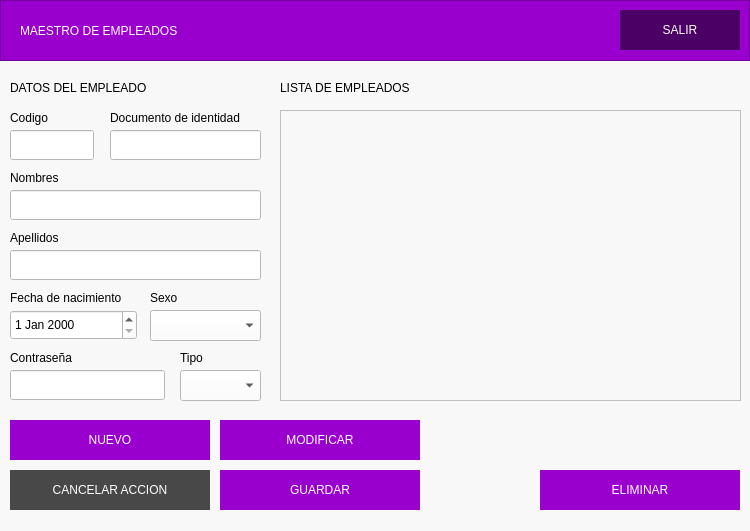
<?xml version="1.0" encoding="UTF-8"?>
<ui version="4.0">
 <class>MaestroEmpleadosView</class>
 <widget class="QWidget" name="MaestroEmpleadosView">
  <property name="geometry">
   <rect>
    <x>0</x>
    <y>0</y>
    <width>750</width>
    <height>531</height>
   </rect>
  </property>
  <property name="windowTitle">
   <string>Form</string>
  </property>
  <property name="styleSheet">
   <string notr="true">background-color: #f8f8f8;
font: 8pt &quot;Roboto&quot;;</string>
  </property>
  <widget class="QFrame" name="frame">
   <property name="geometry">
    <rect>
     <x>0</x>
     <y>0</y>
     <width>750</width>
     <height>61</height>
    </rect>
   </property>
   <property name="styleSheet">
    <string notr="true">background-color: rgb(153, 0, 206);</string>
   </property>
   <property name="frameShape">
    <enum>QFrame::StyledPanel</enum>
   </property>
   <property name="frameShadow">
    <enum>QFrame::Raised</enum>
   </property>
   <widget class="QLabel" name="label">
    <property name="geometry">
     <rect>
      <x>20</x>
      <y>10</y>
      <width>501</width>
      <height>41</height>
     </rect>
    </property>
    <property name="styleSheet">
     <string notr="true">font: 800 30pt &quot;Roboto&quot;;
color: #FFFFFF;</string>
    </property>
    <property name="text">
     <string>MAESTRO DE EMPLEADOS</string>
    </property>
   </widget>
   <widget class="QPushButton" name="btnSalir">
    <property name="geometry">
     <rect>
      <x>620</x>
      <y>10</y>
      <width>120</width>
      <height>40</height>
     </rect>
    </property>
    <property name="styleSheet">
     <string notr="true">QPushButton{
background-color: #4A0064;
border: none;
color: #FFFFFF;
font: 800 10pt &quot;Roboto&quot;;
}

QPushButton:hover{
background-color: #F94E4E;
}

QPushButton:pressed{
background-color: #EE2525;
}</string>
    </property>
    <property name="text">
     <string>SALIR</string>
    </property>
   </widget>
  </widget>
  <widget class="QLabel" name="label_2">
   <property name="geometry">
    <rect>
     <x>10</x>
     <y>80</y>
     <width>171</width>
     <height>16</height>
    </rect>
   </property>
   <property name="styleSheet">
    <string notr="true">font: 800 12pt &quot;Roboto&quot;</string>
   </property>
   <property name="text">
    <string>DATOS DEL EMPLEADO</string>
   </property>
  </widget>
  <widget class="QLabel" name="label_3">
   <property name="geometry">
    <rect>
     <x>10</x>
     <y>110</y>
     <width>51</width>
     <height>16</height>
    </rect>
   </property>
   <property name="styleSheet">
    <string notr="true">font: 10pt &quot;Roboto&quot;</string>
   </property>
   <property name="text">
    <string>Codigo</string>
   </property>
  </widget>
  <widget class="QLineEdit" name="txtCodigo">
   <property name="geometry">
    <rect>
     <x>10</x>
     <y>130</y>
     <width>84</width>
     <height>30</height>
    </rect>
   </property>
   <property name="styleSheet">
    <string notr="true">background-color: #ffffff;
font: 12pt &quot;Roboto&quot;;</string>
   </property>
  </widget>
  <widget class="QLineEdit" name="txtDocumento">
   <property name="geometry">
    <rect>
     <x>110</x>
     <y>130</y>
     <width>151</width>
     <height>30</height>
    </rect>
   </property>
   <property name="styleSheet">
    <string notr="true">background-color: #ffffff;
font: 12pt &quot;Roboto&quot;;</string>
   </property>
  </widget>
  <widget class="QLabel" name="label_4">
   <property name="geometry">
    <rect>
     <x>110</x>
     <y>110</y>
     <width>141</width>
     <height>16</height>
    </rect>
   </property>
   <property name="styleSheet">
    <string notr="true">font: 10pt &quot;Roboto&quot;</string>
   </property>
   <property name="text">
    <string>Documento de identidad</string>
   </property>
  </widget>
  <widget class="QLineEdit" name="txtNombres">
   <property name="geometry">
    <rect>
     <x>10</x>
     <y>190</y>
     <width>251</width>
     <height>30</height>
    </rect>
   </property>
   <property name="styleSheet">
    <string notr="true">background-color: #ffffff;
font: 12pt &quot;Roboto&quot;;</string>
   </property>
  </widget>
  <widget class="QLabel" name="label_5">
   <property name="geometry">
    <rect>
     <x>10</x>
     <y>170</y>
     <width>51</width>
     <height>16</height>
    </rect>
   </property>
   <property name="styleSheet">
    <string notr="true">font: 10pt &quot;Roboto&quot;</string>
   </property>
   <property name="text">
    <string>Nombres</string>
   </property>
  </widget>
  <widget class="QLabel" name="label_6">
   <property name="geometry">
    <rect>
     <x>10</x>
     <y>230</y>
     <width>51</width>
     <height>16</height>
    </rect>
   </property>
   <property name="styleSheet">
    <string notr="true">font: 10pt &quot;Roboto&quot;</string>
   </property>
   <property name="text">
    <string>Apellidos</string>
   </property>
  </widget>
  <widget class="QLineEdit" name="txtApellidos">
   <property name="geometry">
    <rect>
     <x>10</x>
     <y>250</y>
     <width>251</width>
     <height>30</height>
    </rect>
   </property>
   <property name="styleSheet">
    <string notr="true">background-color: #ffffff;
font: 12pt &quot;Roboto&quot;;</string>
   </property>
   <property name="text">
    <string/>
   </property>
  </widget>
  <widget class="QDateEdit" name="txtFecha">
   <property name="geometry">
    <rect>
     <x>10</x>
     <y>310</y>
     <width>127</width>
     <height>30</height>
    </rect>
   </property>
   <property name="styleSheet">
    <string notr="true">background-color: #ffffff;
font: 12pt &quot;Roboto&quot;;</string>
   </property>
  </widget>
  <widget class="QLabel" name="label_7">
   <property name="geometry">
    <rect>
     <x>10</x>
     <y>290</y>
     <width>121</width>
     <height>16</height>
    </rect>
   </property>
   <property name="styleSheet">
    <string notr="true">font: 10pt &quot;Roboto&quot;</string>
   </property>
   <property name="text">
    <string>Fecha de nacimiento</string>
   </property>
  </widget>
  <widget class="QComboBox" name="cbxSexo">
   <property name="geometry">
    <rect>
     <x>150</x>
     <y>310</y>
     <width>111</width>
     <height>31</height>
    </rect>
   </property>
   <property name="styleSheet">
    <string notr="true">background-color: #ffffff;
font: 12pt &quot;Roboto&quot;;</string>
   </property>
  </widget>
  <widget class="QLabel" name="label_8">
   <property name="geometry">
    <rect>
     <x>150</x>
     <y>290</y>
     <width>51</width>
     <height>16</height>
    </rect>
   </property>
   <property name="styleSheet">
    <string notr="true">font: 10pt &quot;Roboto&quot;</string>
   </property>
   <property name="text">
    <string>Sexo</string>
   </property>
  </widget>
  <widget class="QLabel" name="label_9">
   <property name="geometry">
    <rect>
     <x>10</x>
     <y>350</y>
     <width>71</width>
     <height>16</height>
    </rect>
   </property>
   <property name="styleSheet">
    <string notr="true">font: 10pt &quot;Roboto&quot;</string>
   </property>
   <property name="text">
    <string>Contraseña</string>
   </property>
  </widget>
  <widget class="QLineEdit" name="txtContrasenia">
   <property name="geometry">
    <rect>
     <x>10</x>
     <y>370</y>
     <width>155</width>
     <height>30</height>
    </rect>
   </property>
   <property name="styleSheet">
    <string notr="true">background-color: #ffffff;
font: 12pt &quot;Roboto&quot;;</string>
   </property>
   <property name="text">
    <string/>
   </property>
  </widget>
  <widget class="QComboBox" name="cbxTipo">
   <property name="geometry">
    <rect>
     <x>180</x>
     <y>370</y>
     <width>81</width>
     <height>31</height>
    </rect>
   </property>
   <property name="styleSheet">
    <string notr="true">background-color: #ffffff;
font: 12pt &quot;Roboto&quot;;</string>
   </property>
  </widget>
  <widget class="QLabel" name="label_10">
   <property name="geometry">
    <rect>
     <x>180</x>
     <y>350</y>
     <width>51</width>
     <height>16</height>
    </rect>
   </property>
   <property name="styleSheet">
    <string notr="true">font: 10pt &quot;Roboto&quot;</string>
   </property>
   <property name="text">
    <string>Tipo</string>
   </property>
  </widget>
  <widget class="QTableWidget" name="tblEmpleados">
   <property name="geometry">
    <rect>
     <x>280</x>
     <y>110</y>
     <width>461</width>
     <height>291</height>
    </rect>
   </property>
  </widget>
  <widget class="QLabel" name="label_11">
   <property name="geometry">
    <rect>
     <x>280</x>
     <y>80</y>
     <width>171</width>
     <height>16</height>
    </rect>
   </property>
   <property name="styleSheet">
    <string notr="true">font: 800 12pt &quot;Roboto&quot;</string>
   </property>
   <property name="text">
    <string>LISTA DE EMPLEADOS</string>
   </property>
  </widget>
  <widget class="QPushButton" name="btnGuardar">
   <property name="geometry">
    <rect>
     <x>220</x>
     <y>470</y>
     <width>200</width>
     <height>40</height>
    </rect>
   </property>
   <property name="styleSheet">
    <string notr="true">QPushButton{
background-color: #9900CE;
color: #ffffff;
font: 800 10pt &quot;Roboto&quot;;
border:none;
transition: all .5s;
}

QPushButton:hover{
	background-color: #6B0C8C
}

QPushButton:pressed{
	background-color: #A30DD8;
}</string>
   </property>
   <property name="text">
    <string>GUARDAR</string>
   </property>
  </widget>
  <widget class="QPushButton" name="btnCancelar">
   <property name="geometry">
    <rect>
     <x>10</x>
     <y>470</y>
     <width>200</width>
     <height>40</height>
    </rect>
   </property>
   <property name="styleSheet">
    <string notr="true">QPushButton{
background-color: #484848;
color: #ffffff;
font: 800 10pt &quot;Roboto&quot;;
border:none;
transition: all .5s;
}

QPushButton:hover{
	background-color: #333232
}

QPushButton:pressed{
	background-color: #484848;
}</string>
   </property>
   <property name="text">
    <string>CANCELAR ACCION</string>
   </property>
  </widget>
  <widget class="QPushButton" name="btnNuevo">
   <property name="geometry">
    <rect>
     <x>10</x>
     <y>420</y>
     <width>200</width>
     <height>40</height>
    </rect>
   </property>
   <property name="styleSheet">
    <string notr="true">QPushButton{
background-color: #9900CE;
color: #ffffff;
font: 800 10pt &quot;Roboto&quot;;
border:none;
transition: all .5s;
}

QPushButton:hover{
	background-color: #6B0C8C
}

QPushButton:pressed{
	background-color: #A30DD8;
}</string>
   </property>
   <property name="text">
    <string>NUEVO</string>
   </property>
  </widget>
  <widget class="QPushButton" name="btnModificar">
   <property name="geometry">
    <rect>
     <x>220</x>
     <y>420</y>
     <width>200</width>
     <height>40</height>
    </rect>
   </property>
   <property name="styleSheet">
    <string notr="true">QPushButton{
background-color: #9900CE;
color: #ffffff;
font: 800 10pt &quot;Roboto&quot;;
border:none;
transition: all .5s;
}

QPushButton:hover{
	background-color: #6B0C8C
}

QPushButton:pressed{
	background-color: #A30DD8;
}</string>
   </property>
   <property name="text">
    <string>MODIFICAR</string>
   </property>
  </widget>
  <widget class="QPushButton" name="btnEliminar">
   <property name="geometry">
    <rect>
     <x>540</x>
     <y>470</y>
     <width>200</width>
     <height>40</height>
    </rect>
   </property>
   <property name="styleSheet">
    <string notr="true">QPushButton{
background-color: #9900CE;
color: #ffffff;
font: 800 10pt &quot;Roboto&quot;;
border:none;
transition: all .5s;
}

QPushButton:hover{
	background-color: #6B0C8C
}

QPushButton:pressed{
	background-color: #A30DD8;
}</string>
   </property>
   <property name="text">
    <string>ELIMINAR</string>
   </property>
  </widget>
 </widget>
 <resources/>
 <connections/>
</ui>
